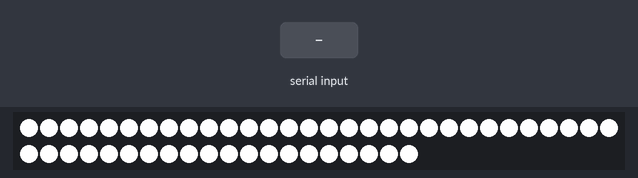
Simulated run of this sketch. Board: Arduino Uno, built with avr-gcc and run on an emulated ATmega328P. On the bench: 50 RGB LEDs in strip order, left to right, continuing on the next row. Inputs (shaded band) come from the test bench. Dim RGB values are drawn brighter than linear.

Above: at 1.2 s.
1.3 s: "rainbow," received over Serial
At 1.45 s:
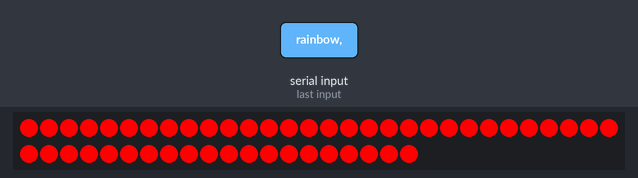
3.7 s: "off," received over Serial
At 6.1 s:
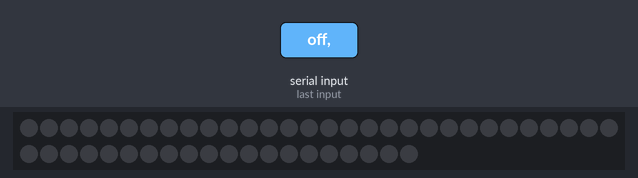
6.7 s: "90,45," received over Serial
At 8.3 s:
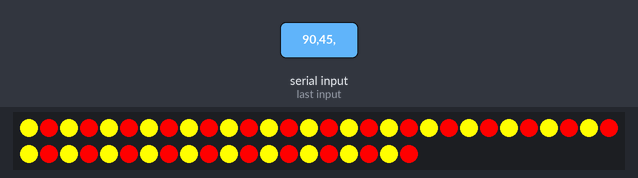
9.2 s: "rainbow," received over Serial
At 9.35 s:
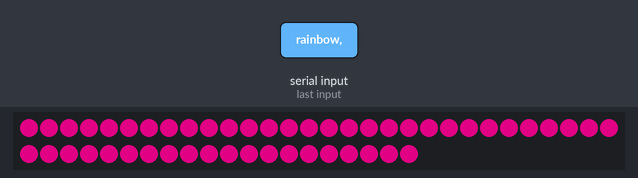
12.2 s: "white," received over Serial
At 12.7 s:
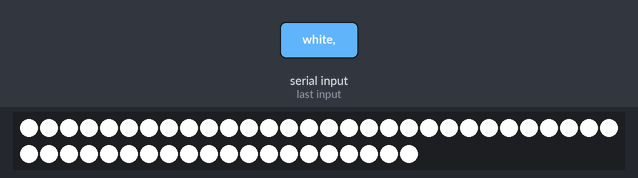
13.7 s: "rainbow," received over Serial
At 14.46 s:
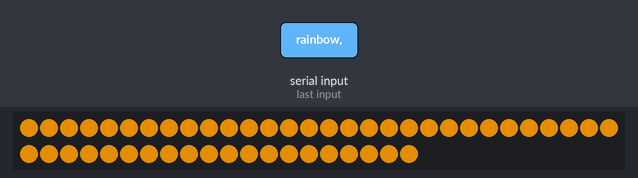
Timing chart, 0 to 16.7 s (numbered marks = the images above; inputs shaded):
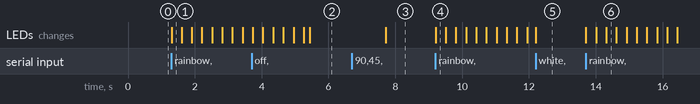

Measured:
- after the input at 1.3 s, the LEDs: change at once (image 1)
- after the input at 6.7 s, the LEDs: change after 1.0 s (image 3)
- after the input at 9.2 s, the LEDs: change at once (image 4)
- after the input at 12.2 s, the LEDs: change at once (image 5)
- after the input at 13.7 s, the LEDs: first change at once (image 6 shows a later state)

The sketch:

tentacles.ino
```cpp
#include "FastLED.h"
#define NUM_LEDS 50

CRGB leds[NUM_LEDS];
int vector = 1;

// Blue is GND
const int yellowPin = 13;
const int greenPin = 11;

String command = "white";
int argCount = 0;
uint8_t args[99];

void setup() {
  Serial.begin(115200);

  FastLED.addLeds<WS2801, yellowPin, greenPin>(leds, NUM_LEDS);
  setColor(CRGB::Black);
}

void readValuesFromSerial() {
  command = "";
  int commandRead = 0;
  int argCursor = 0;

  while(Serial.available() > 0) {
    if (commandRead == 0) {
      command = Serial.readStringUntil(',');
      commandRead = 1;
    } else {
      if (Serial.peek() != '\n') {
        args[argCursor] = Serial.parseInt();
        argCursor += 1;
      } else {
        Serial.read();
        argCount = argCursor;
        dumpValuesToSerial();
      }
    }
  }
}

void dumpValuesToSerial() {
  Serial.print("Command: ");
  Serial.print(command);

  for (int i = 0; i < argCount; i++) {
    Serial.print(", Arg");
    Serial.print(i);
    Serial.print(": ");
    Serial.print(args[i]);

    i += 1;
  }

  Serial.print('\n');
}

void loop() {
  if (Serial.available() > 0) {
    readValuesFromSerial();
  }

  int delayTime = 10;
  if (command == "off") {
    fadeTo(CRGB::Black);
  } else if (command == "white") {
    setColor(CRGB::White);
  } else if (command == "red") {
    setColor(CRGB::Red);
  } else if (command == "green") {
    setColor(CRGB::Green);
  } else if (command == "blue") {
    setColor(CRGB::Blue);
  } else if (command == "rgb") {
    setColor(CRGB(args[0], args[1], args[2]));
  } else if (command == "hsv") {
    setColor(CHSV(args[0], args[1], args[2]));
  } else if (command == "rainbow") {
    rainbow();
  } else if (command == "snake") {
    delayTime = 50;
    snake();
  } else {
    boolean red = false;

    for (int i = 0; i < NUM_LEDS; i++) {
      leds[i] =  red ? CRGB::Red : CRGB::Yellow;
      red = !red;
    }
    FastLED.show();
  }

  delay(delayTime);
}

void setColor(const struct CRGB color) {
  for (int i = 0; i < NUM_LEDS; i++) {
    leds[i] = color;
  }
  FastLED.show();
}

void fadeTo(const struct CRGB color) {
  static struct CRGB targetColor;

  for (int i = 0; i < NUM_LEDS; i++) {
    if (leds[i].red > targetColor.red) {
      leds[i].red -= 1;
    } else if (leds[i].red < targetColor.red) {
      leds[i].red += 1;
    }

    if (leds[i].blue > targetColor.blue) {
      leds[i].blue -= 1;
    } else if (leds[i].blue < targetColor.blue) {
      leds[i].blue += 1;
    }

    if (leds[i].green > targetColor.green) {
      leds[i].green -= 1;
    } else if (leds[i].green < targetColor.green) {
      leds[i].green += 1;
    }
  }
  FastLED.show();
}

void rainbow() {
  static uint8_t rainbowHue = 0;

  setColor(CHSV(rainbowHue, 255, 255));
  rainbowHue += 1;
}

void snake() {
  static int snakeStart = 5;
  static int snakeEnd = 0;

  snakeStart += 1;
  snakeEnd += 1;
  if (snakeStart > NUM_LEDS) {
    snakeStart = 5;
    snakeEnd = 0;
  }

  for (int i = 0; i < NUM_LEDS; i++) {
    if (i < snakeStart && i > snakeEnd) {
      leds[i] = CRGB::White;
    } else {
      leds[i] = CRGB::Black;
    }
  }

  FastLED.show();
}
```
